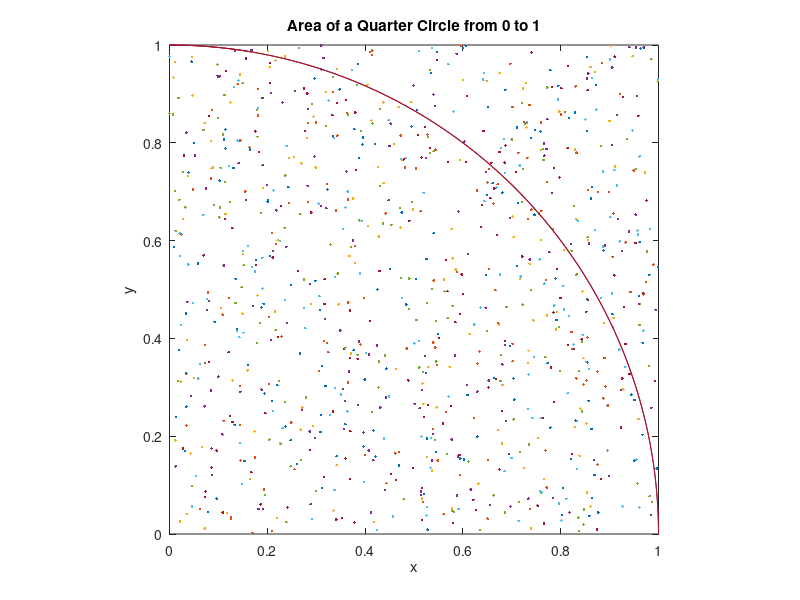

Recreate this plot in MATLAB.
function [] = myMonte()
  i = 1;
  a = 0;
  b = 1;
  circleArea = 0;
  area = 0;
  pi = 0;
  
  while( i <= 1000 )
	xvar = 0;
	Xa = a+ (b-a)*rand(1);
	Ya = a+ (b-a)*rand(1);
	fx = Xa.^2 + Ya.^2;
	if( fx <= 1 )
	  xvar = 1;
	end
	circleArea += xvar;
	area = circleArea / i;
	pi = 4 * area;
  plot(Xa,Ya);
  title('Area of a Quarter Circle from 0 to 1');
  xlabel('x');
  ylabel('y');
  hold on
	fprintf('%5d | %10f | %10f | %10f | %10f | %f\n',i,Xa,Ya,xvar,area,pi);
	i = i + 1;
  end
  
  t=0:0.001:1;
  s=sin(2*pi*2*t);
  c=cos(2*pi*2*t);
  plot(s,c);%Plotting sin Vs cos
  xlim([0,1]);
  ylim([0,1]);
  axis('equal');
  
